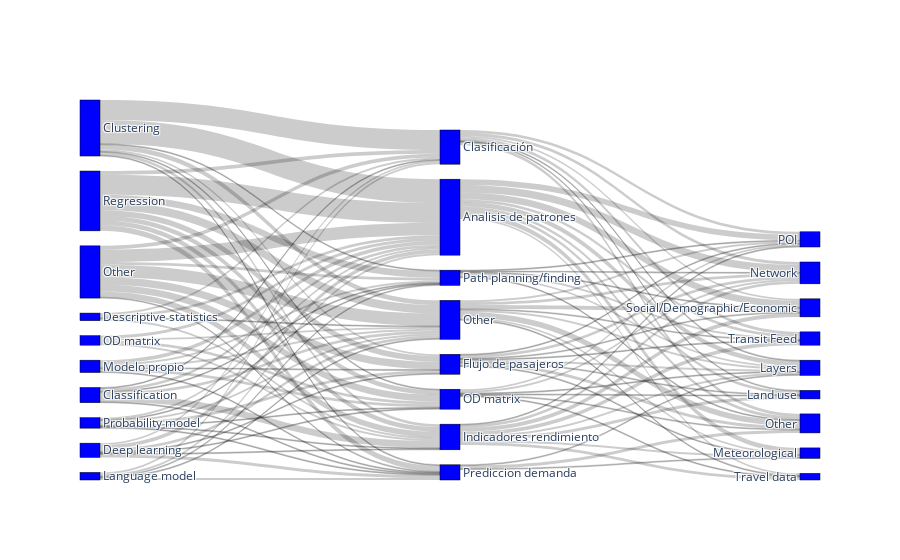

Notebook code for this chart:
### Code cell
aggregated_table2 = (
    data[columns]
    .groupby(["Other datasets", "Analysis type"])[["ID"]]
    .nunique()
    .sort_values(by="ID")
).reset_index()

aggregated_table = (
    data[columns]
    .groupby(["Model", "Model type", "Analysis type"])[["ID"]]
    .nunique()
    .groupby(["Model type", "Analysis type"])[["ID"]]
    .sum()
    .sort_values(by="ID")
).reset_index()

label1 = sorted(list(sets_dict["Model type"]))
label1.append("Other")
label2 = sorted(set(data["Analysis type"].tolist()))
label3 = sorted(list(sets_dict["Other datasets"]))
label3.append("Other")


source = []
target = []
value = []

for row in aggregated_table.iterrows():
    source.append(label1.index(row[1]["Model type"]))
    target.append(label2.index(row[1]["Analysis type"]) + len(label1))
    value.append(row[1]["ID"])


for row in aggregated_table2.iterrows():
    source.append(label2.index(row[1]["Analysis type"]) + len(label1))
    target.append(label3.index(row[1]["Other datasets"]) + len(label1) + len(label2))
    value.append(row[1]["ID"])

fig = go.Figure(
    data=[
        go.Sankey(
            node=dict(
                pad=15,
                thickness=20,
                line=dict(color="black", width=0.5),
                label=label1 + label2 + label3,
                color="blue",
            ),
            link=dict(
                source=source,  # indices correspond to labels, eg A1, A2, A1, B1, ...
                target=target,
                value=value,
            ),
        )
    ]
)

#fig.update_layout(title_text="Basic Sankey Diagram")
fig.write_image("img/models_datasets_sankey.pdf")
fig.show()

### Figure 1 — Plotly figure (JSON) as saved in the notebook; plotly's stock layout.template omitted (floating-point values rounded to 4 significant figures)
{"data": [{"link": {"source": [19, 17, 17, 6, 33, 5, 5, 4, 4, 4, 5, 19, 24, 2, 24, 2, 2, 24, 24, 19, 21, 17, 17, 17, 6, 21, 19, 24, 5, 24, 4, 6, 33, 21, 21, 24, 2, 6, 2, 5, 5, 19, 4, 19, 33, 26, 5, 4, 26, 26, 26, 26, 33, 2, 33, 26, 33, 26, 33, 33, 26, 4, 4, 39, 40, 40, 38, 38, 36, 40, 40, 36, 39, 37, 36, 41, 36, 35, 36, 38, 38, 35, 41, 38, 39, 35, 34, 40, 37, 39, 39, 37, 40, 38, 36, 34, 35, 37, 34, 37, 37, 35, 36, 35, 39, 36, 34, 35, 41, 39, 37, 37, 34, 34, 39, 34, 34, 34], "target": [36, 40, 39, 39, 41, 38, 36, 41, 40, 38, 37, 41, 38, 35, 41, 41, 40, 40, 37, 39, 37, 41, 35, 34, 37, 39, 40, 39, 35, 34, 36, 35, 40, 38, 34, 36, 34, 34, 39, 41, 39, 38, 37, 34, 35, 35, 34, 39, 38, 37, 36, 41, 37, 37, 38, 40, 36, 39, 39, 34, 34, 35, 34, 58, 61, 50, 61, 58, 55, 48, 55, 57, 57, 50, 46, 46, 50, 44, 44, 45, 44, 45, 45, 50, 50, 55, 58, 57, 45, 45, 46, 46, 45, 48, 45, 57, 57, 58, 44, 48, 44, 48, 48, 50, 48, 61, 61, 61, 61, 55, 57, 55, 46, 45, 61, 50, 55, 48], "value": [1, 1, 1, 1, 1, 1, 1, 1, 1, 1, 1, 1, 1, 1, 1, 1, 1, 1, 1, 2, 2, 2, 2, 2, 2, 2, 2, 2, 2, 2, 2, 2, 3, 3, 3, 3, 3, 3, 3, 3, 3, 3, 3, 4, 4, 4, 4, 5, 5, 5, 6, 6, 6, 7, 7, 7, 8, 9, 13, 13, 21, 21, 25, 1, 1, 1, 1, 1, 1, 1, 1, 1, 1, 1, 1, 1, 1, 1, 1, 1, 1, 1, 1, 2, 2, 2, 2, 2, 2, 2, 2, 2, 2, 2, 2, 3, 3, 3, 3, 3, 3, 3, 3, 3, 3, 3, 3, 3, 3, 4, 4, 4, 5, 5, 6, 6, 7, 8]}, "node": {"color": "blue", "label": ["Algebraic model", "Anomaly detection", "Classification", "Classifictaion", "Clustering", "Deep learning", "Descriptive statistics", "Dimensionality reduction", "Economical model", "Error correction model", "Feature selection", "Forecasting", "Game theory", "Genetic algorithm", "Genetic algorithms", "Graph model", "Gravity-based model", "Language model", "Modelo Propio", "Modelo propio", "Neural networks", "OD matrix", "Optimization", "Panel analysis", "Probability model", "Ranking algorithm", "Regression", "Stochastic mode", "Stochastic model", "Time series analysis", "Trip chaining model", "Trip destinaton model", "Trip-chaining model", "Other", "Analisis de patrones", "Clasificación", "Flujo de pasajeros", "Indicadores rendimiento", "OD matrix", "Other", "Path planning/finding", "Prediccion demanda", "COVID-19", "Events", "Land use", "Layers", "Meteorological", "Mobile", "Network", "Network Status Updates", "POI", "Population mobility", "Regulation", "Sensor data", "Social network", "Social/Demographic/Economic", "Survey", "Transit Feed", "Travel data", "Travel planning", "Web mapping service", "Other"], "line": {"color": "black", "width": 0.5}, "pad": 15, "thickness": 20}, "type": "sankey"}], "layout": {}}
